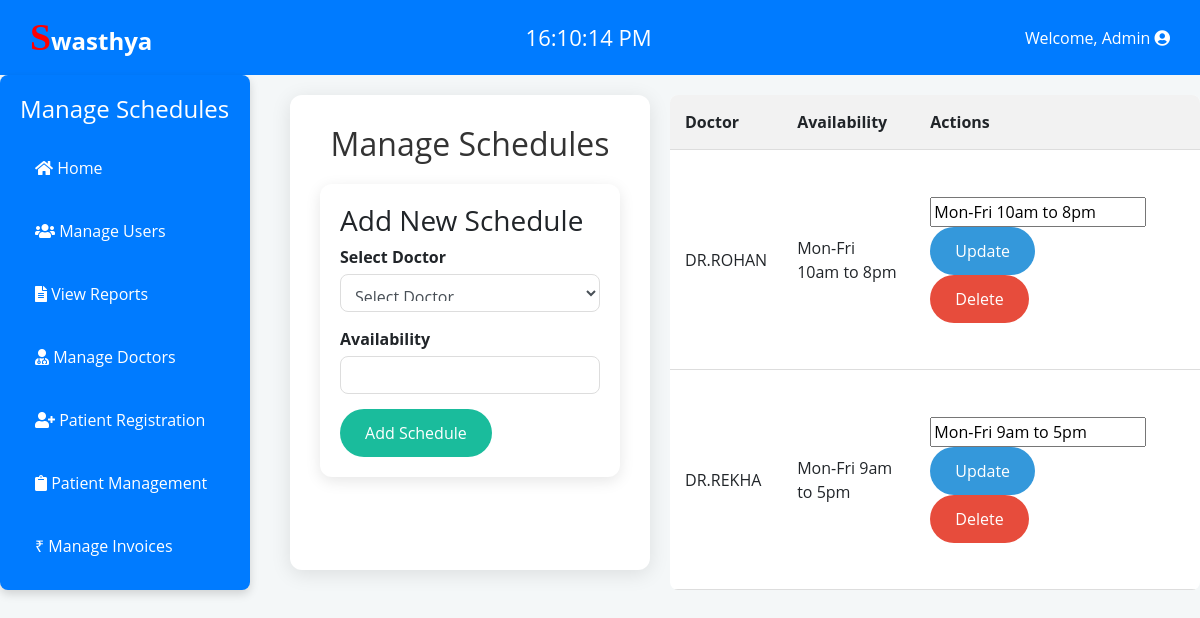
Page /admin/manage_schedule.php (signed in) on the committed database.
### tables this page shows
CREATE TABLE `schedules` (
  `id` int(11) NOT NULL,
  `doctor_id` int(11) NOT NULL,
  `availability` text NOT NULL
);

CREATE TABLE `users` (
  `id` int(11) NOT NULL,
  `username` varchar(50) NOT NULL,
  `email` varchar(100) NOT NULL,
  `password` varchar(255) NOT NULL,
  `otp` varchar(6) DEFAULT NULL,
  `otp_expiry` datetime DEFAULT NULL,
  `role` enum('admin','doctor','patient') NOT NULL,
  `created_at` datetime DEFAULT current_timestamp(),
  `reset_token` varchar(100) DEFAULT NULL,
  `reset_time` datetime DEFAULT NULL,
  `security_question` varchar(255) DEFAULT NULL,
  `security_answer` varchar(255) DEFAULT NULL
);

### admin/manage_schedule.php (the view, shortened to what this page needs)
<?php
require_once '../config.php';
$user_id = $_SESSION['user_id'];
$user_role = $_SESSION['role'];
$dashboard_link = ($user_role === 'admin') ? 'admin_dashboard.php' : '../doctor/doctor_dashboard.php';
$schedules = [];
if ($user_role === 'admin') {
    $stmt = $conn->prepare("SELECT s.id, u.username, s.availability FROM schedules s JOIN users u ON s.doctor_id = u.id ORDER BY s.id DESC");
    $stmt->execute();
    $result = $stmt->get_result();
    while ($row = $result->fetch_assoc()) {
        $schedules[] = $row;
    }
}
?>
<!DOCTYPE html>
<html lang="en">
<head>
    <link rel="stylesheet" href="https://stackpath.bootstrapcdn.com/bootstrap/4.5.2/css/bootstrap.min.css">
    <link rel="stylesheet" href="https://cdnjs.cloudflare.com/ajax/libs/font-awesome/5.15.4/css/all.min.css">
</head>
<body oncontextmenu="return false;" onkeydown="return disableCtrlU(event);">
<div class="top-bar">
<h4><b>Swasthya</b></h4>
        <div class="clock-container">
            <div class="clock" id="clock"></div>
        </div>
    <div class="logout-dropdown">
    <span>Welcome, <?php echo ucfirst($_SESSION['role']); ?> <i class="fas fa-user-circle"></i></span>
    </div>
</div>
<div class="d-flex">
    <div class="sidebar">
    <h2>Manage Schedules</h2>
        <div class="nav-links">
            <a href="<?php echo $dashboard_link; ?>"><i class="fa fa-home" aria-hidden="true"></i> Home</a>
            <?php if ($_SESSION['role'] === 'admin'): ?>
                <a href="manage_users.php"><i class="fas fa-users"></i> Manage Users</a>
                <a href="view_reports.php"><i class="fas fa-file-alt"></i> View Reports</a>
                <a href="manage_doctors.php"><i class="fas fa-user-md"></i> Manage Doctors</a>
                <a href="register_patient.php"><i class="fas fa-user-plus"></i> Patient Registration</a>
                <a href="manage_records.php"><i class="fas fa-clipboard"></i> Patient Management</a>
                <a href="manage_invoices.php"><span class="rupee-symbol">₹</span> Manage Invoices</a>
            <?php endif; ?>
        </div>
    </div>
    <div class="dashboard">
            <h1>Manage Schedules</h1>
            <div class="form-container">
    <div class="form-container">
        <form method="POST" action="">
            <h3>Add New Schedule</h3>
            <div class="form-group">
                <?php if ($user_role === 'admin'): ?>
                    <label for="doctor_id">Select Doctor</label>
                    <select class="form-control" id="doctor_id" name="doctor_id" required>
                        <option value="">Select Doctor</option>
                    </select>
                <?php else: ?>
                    <input type="hidden" name="doctor_id" value="<?php echo $user_id; ?>">
                <?php endif; ?>
            </div>
            <div class="form-group">
                <label for="availability">Availability</label>
                <input type="text" class="form-control" id="availability" name="availability" required>
            </div>
            <button type="submit" name="add_schedule" class="btn btn-primary">Add Schedule</button>
        </form>
    </div>
</div>
            </div>
            <table>
                <thead>
                    <tr>
                        <th>Doctor</th>
                        <th>Availability</th>
                        <th>Actions</th>
                    </tr>
                </thead>
                <tbody>
                    <?php foreach ($schedules as $schedule): ?>
                        <tr>
                            <td><?php echo htmlspecialchars(strtoupper('DR.' .$schedule['username'])); ?></td>
                            <td><?php echo htmlspecialchars($schedule['availability']); ?></td>
                            <td>
                                <form action="" method="POST" style="display:inline-block;">
                                    <input type="text" name="availability" value="<?php echo htmlspecialchars($schedule['availability']); ?>" required>
                                    <button type="submit" name="update_schedule" class="btn-info">Update</button>
                                </form>
                                <form action="" method="POST" style="display:inline-block;">
                                    <button type="submit" name="delete_schedule" class="btn-danger">Delete</button>
                                </form>
                            </td>
                        </tr>
                    <?php endforeach; ?>
                </tbody>
            </table>
        </div>
</body>
</html>

### admin/manage_schedule.php (style rules this page uses)
body { font-family: 'Open Sans', sans-serif; background-color: #f4f7f8; margin: 0; display: flex; flex-direction: column; min-height: 100vh; }
.top-bar { display: flex; justify-content: space-between; align-items: center; width: 100%; padding: 15px 30px; background-color: #007bff; color: #fff; }
.top-bar h4 { margin: 0; font-size: 24px; }
.clock-container { flex-grow: 1; text-align: center; }
.clock { font-size: 22px; }
.logout-dropdown { position: relative; display: inline-block; }
.sidebar { background: #007bff; padding: 20px; width: 250px; border-radius: 8px; margin-right: 20px; box-shadow: 0 4px 10px rgba(0, 0, 0, 0.15); flex-shrink: 0; }
.sidebar h2 { color: #fff; font-size: 24px; margin-bottom: 20px; }
.nav-links { display: flex; flex-direction: column; gap: 15px; }
.nav-links a { color: #fff; text-decoration: none; padding: 12px 15px; border-radius: 8px; transition: background 0.3s, transform 0.2s; }
.dashboard { flex: 1; background: #fff; padding: 30px; border-radius: 12px; box-shadow: 0 4px 20px rgba(0, 0, 0, 0.1); margin: 20px; }
h1 { color: #333; margin-bottom: 20px; font-size: 32px; text-align: center; }
h4 { margin-bottom: 20px; font-size: 20px; }
.form-container { display: flex; gap: 20px; flex-wrap: wrap; margin-bottom: 20px; }
.form-container form { flex: 1; min-width: 300px; background: #fff; padding: 20px; border-radius: 12px; box-shadow: 0 4px 15px rgba(0, 0, 0, 0.1); }
.form-group { margin-bottom: 15px; }
.form-group label { display: block; margin-bottom: 5px; font-weight: bold; }
.form-control { width: 100%; padding: 10px; border-radius: 8px; border: 1px solid #ddd; }
.btn-primary, .btn-info, .btn-danger { padding: 12px 25px; color: #fff; border: none; border-radius: 30px; cursor: pointer; transition: background 0.3s; }
.btn-primary { background: #1abc9c; }
.btn-info { background: #3498db; }
.btn-danger { background: #e74c3c; }
h4::first-letter { font-family: Lucida Calligraphy; font-size:1cm; color:red; }
table { width: 100%; border-collapse: collapse; margin-top: 20px; background: #fff; border-radius: 8px; overflow: hidden; }
table th, table td { padding: 15px; text-align: left; border-bottom: 1px solid #ddd; }
table th { background-color: #f2f2f2; font-weight: bold; }

### rows in the picture
schedules: doctor.username "DR.ROHAN", availability "Mon-Fri 10am to 8pm"
schedules: doctor.username "DR.REKHA", availability "Mon-Fri 9am to 5pm"

### other values in the picture
$_SESSION['role'] "Admin"
